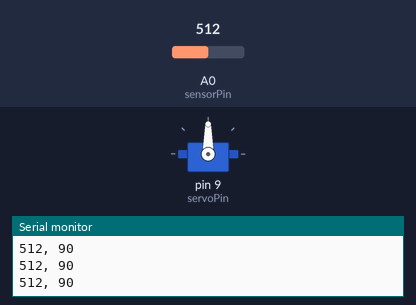
The sketch below on a simulated Arduino Uno, built with avr-gcc and run on an emulated ATmega328P. On the bench: servo, the last lines printed to the serial monitor. The test bench sets the inputs (shaded band); at power-on: A0 (sensorPin) = 512.

Above: at 1.2 s.
1.3 s: A0 (sensorPin) set to 716
At 4.12 s:
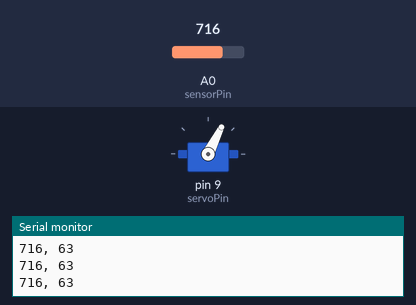
4.3 s: A0 (sensorPin) set to 900
At 7.2 s:
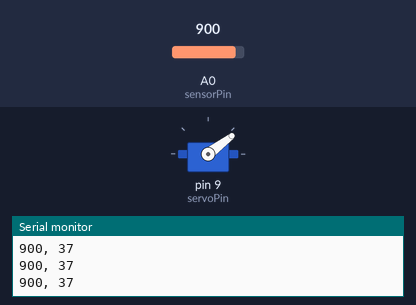
7.3 s: A0 (sensorPin) set to 511
At 8.49 s:
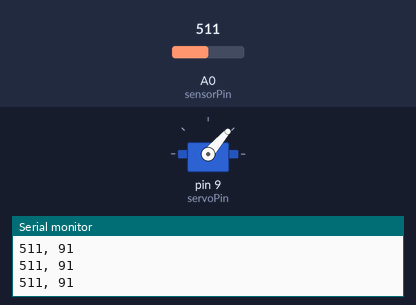
10.3 s: A0 (sensorPin) set to 1023
Timing chart, 0 to 14.3 s (numbered marks = the images above; inputs shaded):
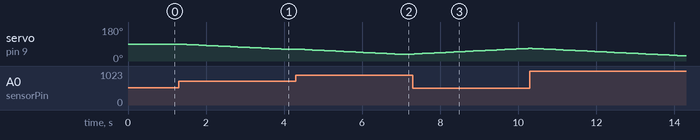

The sketch:

a3.ino
```cpp
#include <Servo.h>

int sensorPin = A0; //analog pin for the photoresistors
int servoPin  = 9;  //pin for the servo

int sensorValue = 0;  //reading from photoresistor. range: 0-1024. lower value indicates light source to the left, higher value indicates light source to the right
int servoGrad = 90; //servo angle determined by photoresistor readings
int curServoGrad = 90;  //current servo angle

Servo myservo;

void setup() {
  Serial.begin(9600);
  pinMode( sensorPin, INPUT);
  myservo.attach( servoPin ); //attach pins and setup servo
  myservo.write( servoGrad );
}

void loop() {
  sensorValue = analogRead(sensorPin);  //read value from photoresistors
  servoGrad = map(sensorValue, 0, 1024, 160, 20); //map to expected servo angle
  Serial.print(sensorValue);
  Serial.print(", ");
  Serial.print(servoGrad);
  Serial.print("\n");

  if(curServoGrad < servoGrad) {  //then need to turn servo right
    curServoGrad++;
  } else if (curServoGrad > servoGrad) {  //then need to turn servo left
    curServoGrad--;
  }
  myservo.write( curServoGrad );

  delay(100);
}
```

Measured:
- after the input at 1.3 s, servo on pin 9 (servoPin): moves from 90° to 63° over 2.6 s, starting at once
- after the input at 4.3 s, servo on pin 9 (servoPin): moves from 63° to 37° over 2.5 s, starting at once
- after the input at 7.3 s, servo on pin 9 (servoPin): moves from 37° to 67° over 2.9 s, starting at once
